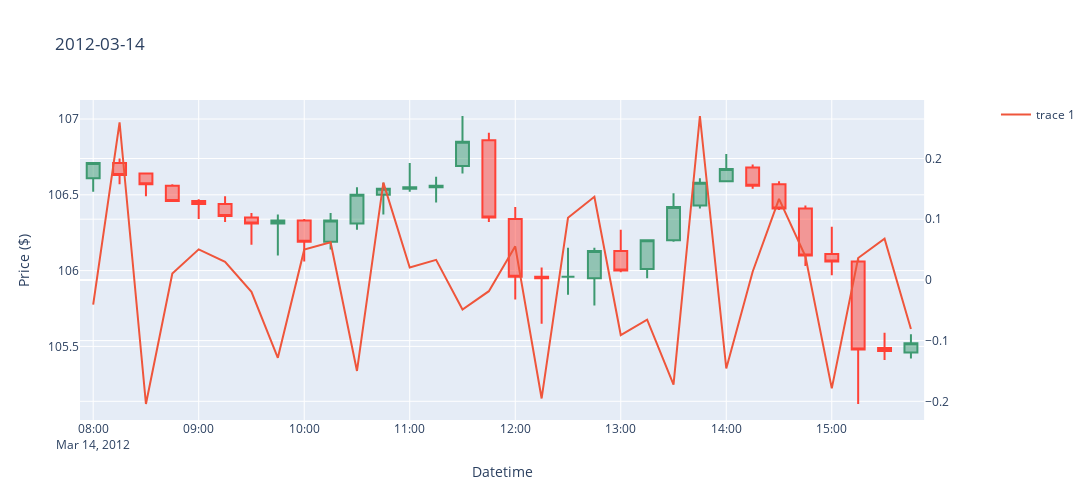
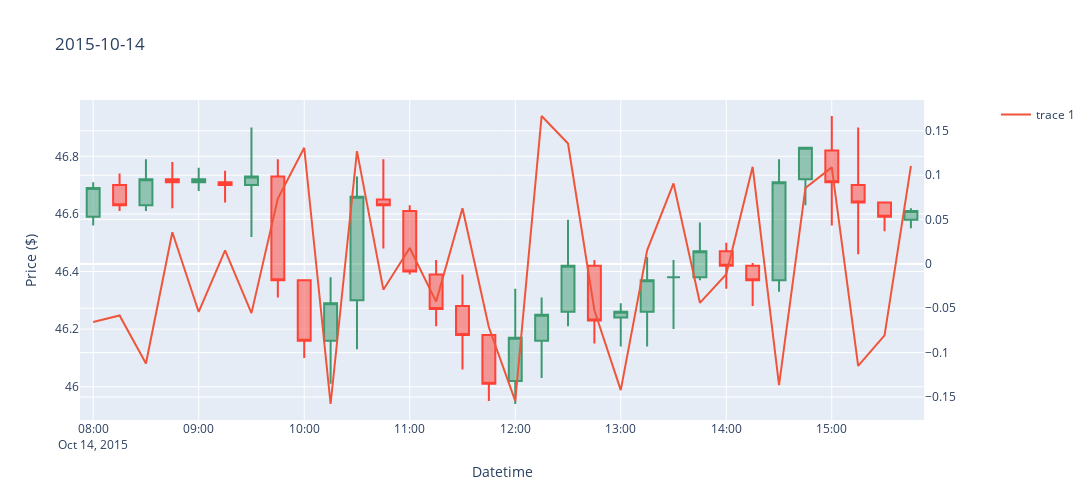
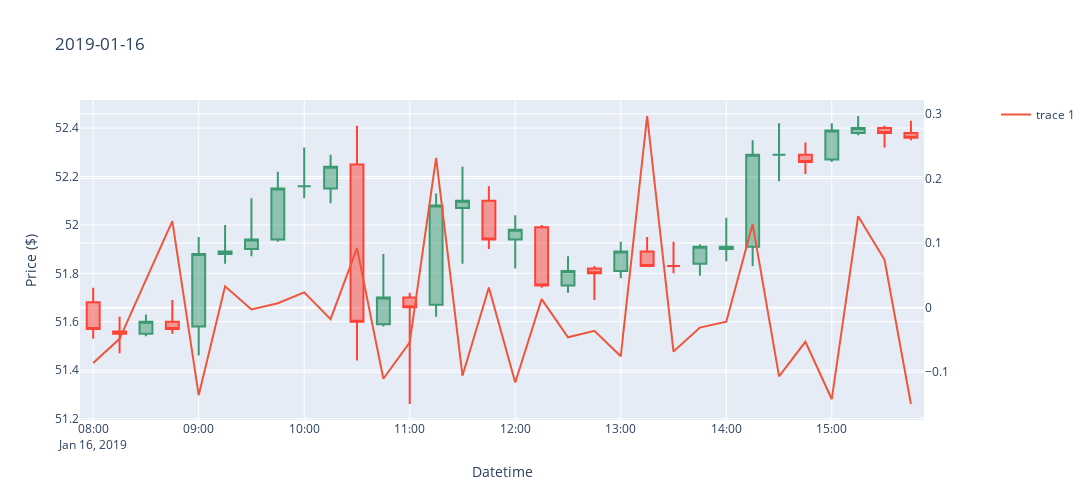

Notebook code for these charts, in order:
### Markdown cell above
Red line is very jagged and is challenging to interpret.  
Get rolling difference of the distance between mean and high.  

- Positive value (distance getting farther away): price direction should switch to moving down
- Negative value (distance getting closer): price should start moving up

### Code cell
df_uturn['dst_diff_15m'] = df_uturn['high_dst_15m'].diff(1)
for day in days[:3]:
    df_day = df_uturn[df_uturn['datetime'].dt.date == day]
    plot_candlestick(df_day, day, 'dst_diff_15m')
